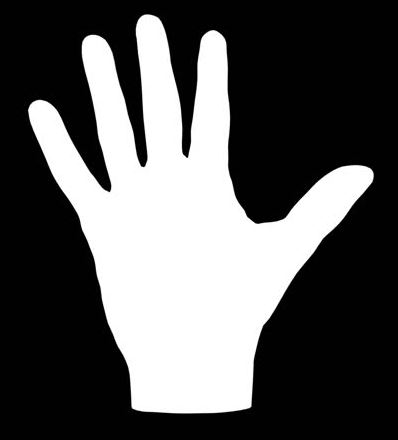
#> input picture Práctica 3. Dispositivos de interacción gestuales/codigos-python/conv_defect_python/hand.JPG, 398 x 440 px
$ python conv_defects.py
#> lines starting #> are read from the running program, lines starting #| are printed output that depends on the picture; after the words box and inside, x2 and y2 are one past the last pixel; in counts of white or black regions, pixels touching at a corner belong together; long printed decimals are rounded
import numpy as np
import cv2
import math

# angulos
def angle(s,e,f):
    v1 = [s[0]-f[0],s[1]-f[1]] # desde start hasta f (x con las y)
    v2 = [e[0]-f[0],e[1]-f[1]]
    ang1 = math.atan2(v1[1],v1[0]) # hacemos al arcotag de cada uno = ver angulos
    ang2 = math.atan2(v2[1],v2[0])
    ang = ang1 - ang2 # rectangulos
    if (ang > np.pi):
        ang -= 2*np.pi
    if (ang < -np.pi):
        ang += 2*np.pi
    return ang*180/np.pi # convertir a grados


image = cv2.imread('hand.JPG')
#> image is the input picture: shape (440, 398, 3); min 0, max 255, mean 88.5
gray = cv2.cvtColor(image,cv2.COLOR_RGB2GRAY)
ret,bw = cv2.threshold(gray,127,255,cv2.THRESH_BINARY)
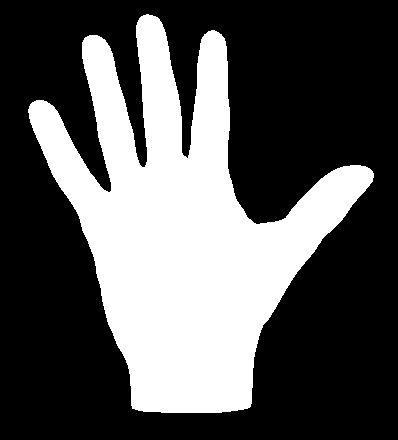
#> bw: shape (440, 398); 34.5% white; 1 white region
contours, hierarchy = cv2.findContours(bw,cv2.RETR_EXTERNAL,cv2.CHAIN_APPROX_SIMPLE)[-2:]
#> contours = 1 contour; box (x1, y1, x2, y2) and area: (28, 14, 374, 413) 59454
cv2.drawContours(image, contours, -1, (0,255,0),3)
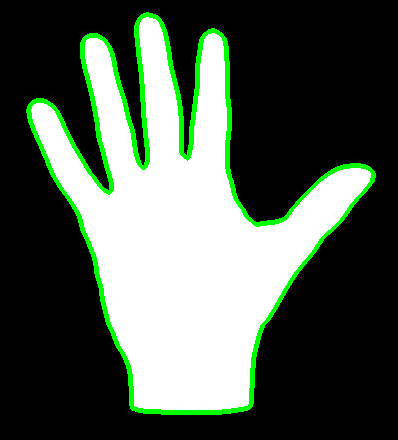
#> image: shape (440, 398, 3); 5.23% of pixels changed, all inside (x1, y1, x2, y2) = (26, 12, 376, 415)

cnt = contours[0]
#> cnt = contour of 774 points, box (x1, y1, x2, y2) (28, 14, 374, 413), area 59454
hull = cv2.convexHull(cnt,returnPoints = False) # hull = almacene en los indice (no los puntos de si mismo)
#> hull = 31 values, max 773 at index 0, min 0 at index 30, mean 410.8
defects = cv2.convexityDefects(cnt,hull) # =  le pasamos los contornos y los indices
#> defects = 24 rows, first 6: [0, 2, 1, 162], [2, 114, 39, 36579], [114, 118, 115, 114], [119, 265, 182, 29990], [265, 267, 266, 114], [267, 269, 268, 162]

for i in range(len(defects)): # iteramos todos los defectos de convexidad (desde 0 a n-1) (pasar los indices)
	s,e,f,d = defects[i,0] # indices en defects
	start = tuple(cnt[s][0]) # tupla del contorno + indexar (vector de puntos)
	end = tuple(cnt[e][0])
	far = tuple(cnt[f][0])
	depth = d/256.0 #
	print(depth)
	ang = angle(start,end,far) # angulo
	cv2.line(image,start,end,[255,0,0],2) # linea
	cv2.circle(image,far,5,[0,0,255],-1) # circulo mas lejano
#> this loop made 24 passes
#> (s, e, f, d, start, end, far, depth) on passes 1 to 11: (0, 2, 1, 162, (146, 14), (143, 15), (145, 15), 0.633), (2, 114, 39, 36579, (143, 15), (89, 35), (144, 167), 142.9), (114, 118, 115, 114, (89, 35), (85, 37), (88, 36), 0.445), (119, 265, 182, 29990, (84, 38), (30, 104), (111, 190), 117.1), (265, 267, 266, 114, (30, 104), (29, 106), (30, 105), 0.445), (267, 269, 268, 162, (29, 106), (28, 109), (29, 108), 0.633), (270, 272, 271, 210, (28, 112), (29, 118), (29, 113), 0.82), (272, 274, 273, 186, (29, 118), (30, 122), (30, 119), 0.727), (274, 452, 377, 3839, (30, 122), (132, 408), (93, 254), 15), (452, 456, 453, 162, (132, 408), (138, 410), (134, 408), 0.633), (456, 458, 457, 201, (138, 410), (143, 411), (142, 410), 0.785)
#| 0.6328
#| 142.887
#| 0.4453
#| 117.148
#| 0.4453
#| 0.6328
#| 0.8203
#| 0.7266
#> (further printed lines are left out)
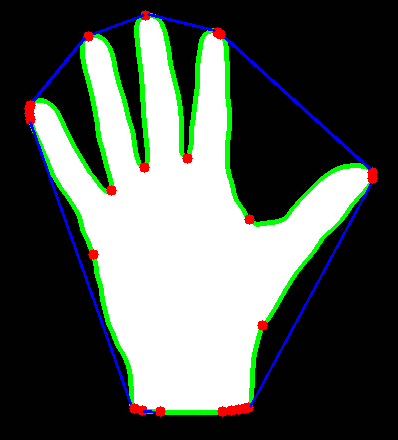
#> image: shape (440, 398, 3); 2.47% of pixels changed, all inside (x1, y1, x2, y2) = (24, 10, 378, 417)

cv2.imshow('Contours',image)

keyboard = cv2.waitKey(0)
#> (key Esc is pressed here)

cv2.destroyAllWindows()
